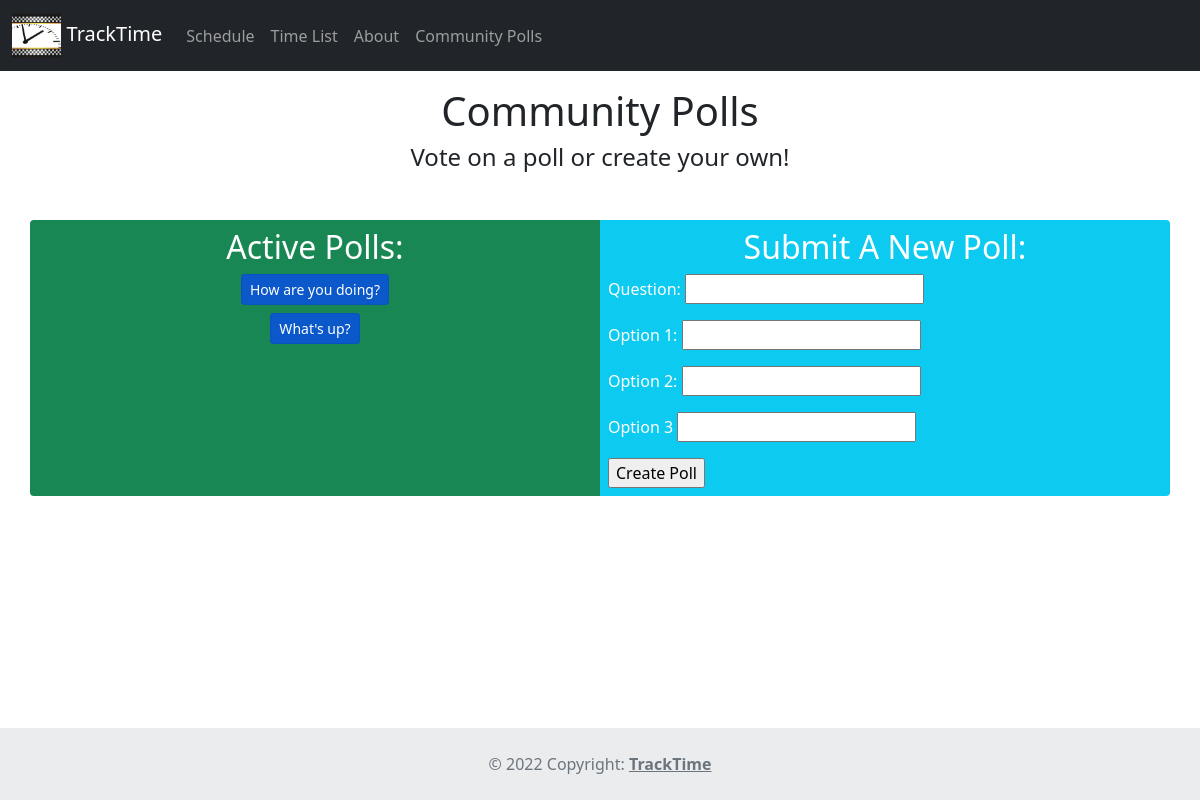
Before: /polls/ with the older database file.
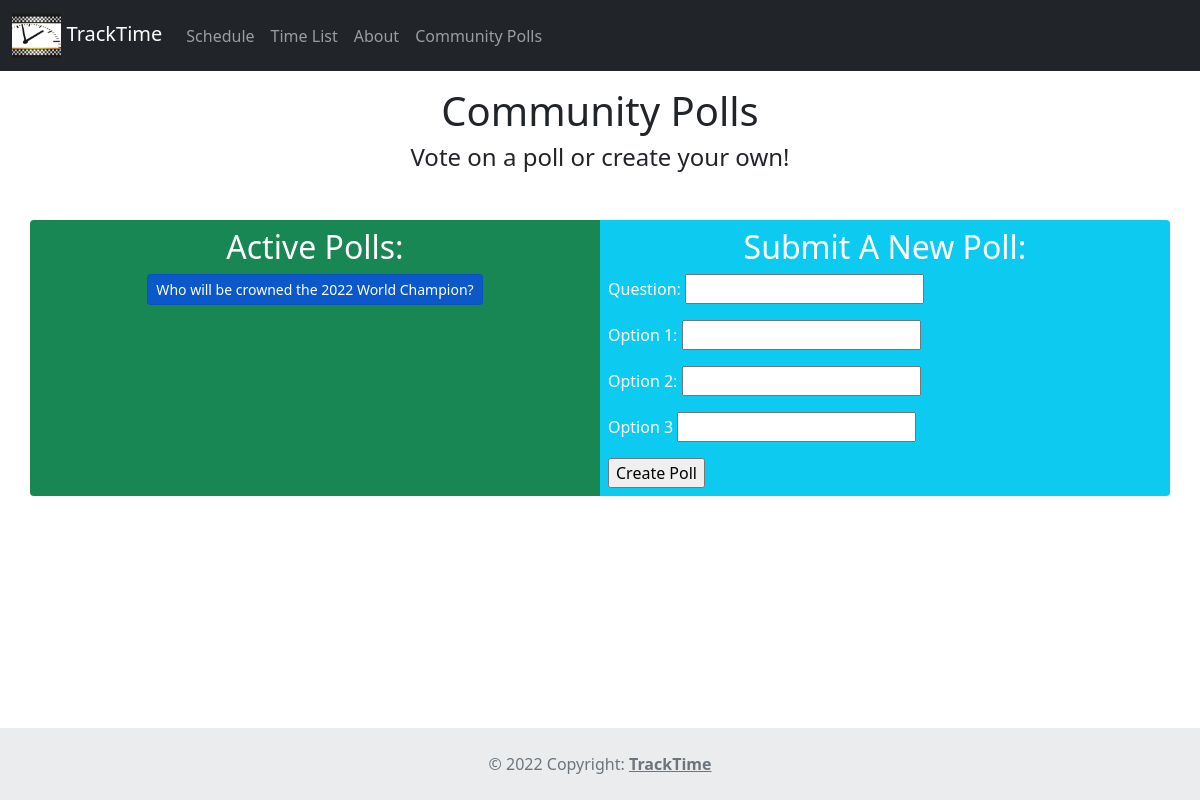
After: the same page with the newer database file.
### polls/models.py (models this page shows, shortened)
class Question(models.Model):
    question_text = models.CharField(max_length=200)
    pub_date = models.DateTimeField('date published')

### polls/views.py (the view)
# urls.py: path('', views.IndexView.as_view(), name='index'),
class IndexView(generic.ListView):
    template_name = 'polls/index.html'
    context_object_name = 'latest_question_list'
    def get_queryset(self):
        return Question.objects.filter(
            pub_date__lte=timezone.now()
        ).order_by('-pub_date')
    def get_context_data(self, **kwargs):
        context = super(IndexView, self).get_context_data(**kwargs)
        context['form'] = QuestionForm()
        return context

### polls/models.py
class QuestionForm(forms.Form):
    text = forms.CharField(label='Question', max_length=100)
    option_1 = forms.CharField(label='Option 1', max_length=50)
    option_2 = forms.CharField(label='Option 2', max_length=50)
    option_3 = forms.CharField(label='Option 3', max_length=50)

### polls/templates/polls/index.html (shortened to what this page needs)
<!DOCTYPE html>
<html lang="en">
    {% extends 'races/base.html' %}
    {% load static %}
        {% block body_block %}
        <div class="container">
            <div class="col-xs-1 mt-3" align="center">
                <h1>Community Polls</h1>
                <h4>Vote on a poll or create your own!</h4>
            </div>
            <div class="mt-5 row gx-4">
                <div class="col-lg-6 p-2 mb-2 rounded-start bg-success text-white">
                    <h2 align="center">Active Polls:</h2>
                    {% for question in latest_question_list %}
                        <div class="mt-2 mb-2 panel-body" align="center">
                            <a href="{% url 'polls:detail' question.id %}" class="btn btn-primary btn-sm active" role="button">{{ question.question_text }}</a>
                        </div>
                    {% endfor %}
                </div>
                <div class="col-lg-6 p-2 mb-2 rounded-end bg-info text-white">
                    <h2 align="center">Submit A New Poll:</h2>
                    <form action="{% url 'polls:submitQuestion' %}" method="post">
                        <div class="input-group mb-3">
                            <div class="input-group-prepend">
                                <label for="id_text">Question:</label>
                                {{ form.text }}
                            </div>
                        </div>
                        <div class="input-group mb-3">
                            <div class="input-group-prepend">
                                <label for="id_option_1">Option 1:</label>
                                {{ form.option_1 }}
                            </div>
                        </div>
                        <div class="input-group mb-3">
                            <div class="input-group-prepend">
                                <label for="id_option_2">Option 2:</label>
                                {{ form.option_2 }}
                            </div>
                        </div>
                        <div class="input-group mb-3">
                            <div class="input-group-prepend">
                                <label for="id_option_3">Option 3</label>
                                {{ form.option_3 }}
                            </div>
                        </div>
                        <input type="submit" value="Create Poll" />
                    </form>
                </div>
            </div>
        </div>
        {% endblock %}

Changed rows visible on the page:
removed Question: question_text "How are you doing?"
removed Question: question_text "What's up?"
added Question: question_text "Who will be crowned the 2022 World Champion?"
